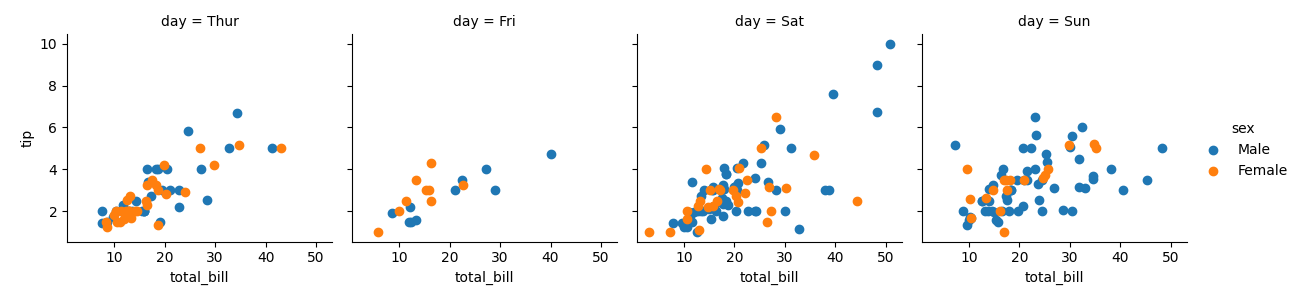

Recreate this plot in Python.
import matplotlib.pyplot as plt
import seaborn as sns
import pandas as pd
import numpy as np

data=sns.load_dataset("tips")

fg=sns.FacetGrid(data,col="day",hue="sex") # column day

fg.map(plt.scatter,"total_bill","tip").add_legend()

plt.savefig("2.day wise graph.png")
